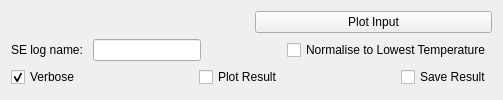
     <widget class="QWidget" name="tabElwin">
      <attribute name="title">
       <string>Elwin</string>
      </attribute>
      <layout class="QVBoxLayout" name="layoutElwin">
       <item>
        <layout class="QHBoxLayout" name="horizontalLayout_16">
         <item>
          <widget class="MantidQt::MantidWidgets::MWRunFiles" name="elwin_inputFile">
           <property name="sizePolicy">
            <sizepolicy hsizetype="Preferred" vsizetype="Fixed">
             <horstretch>0</horstretch>
             <verstretch>41</verstretch>
            </sizepolicy>
           </property>
           <property name="findRunFiles" stdset="0">
            <bool>false</bool>
           </property>
           <property name="label" stdset="0">
            <string>Input File</string>
           </property>
           <property name="multipleFiles" stdset="0">
            <bool>true</bool>
           </property>
           <property name="fileExtensions">
            <stringlist>
             <string>_red.nxs</string>
            </stringlist>
           </property>
          </widget>
         </item>
         <item>
          <widget class="QPushButton" name="elwin_pbPlotInput">
           <property name="text">
            <string>Plot Input</string>
           </property>
          </widget>
         </item>
        </layout>
       </item>
       <item>
        <layout class="QHBoxLayout" name="horizontalLayout_7">
         <item>
          <layout class="QVBoxLayout" name="elwin_properties"/>
         </item>
         <item>
          <layout class="QHBoxLayout" name="elwin_plot"/>
         </item>
        </layout>
       </item>
       <item>
        <layout class="QGridLayout" name="gridLayout">
         <item row="0" column="4">
          <widget class="QCheckBox" name="elwin_ckNormalise">
           <property name="text">
            <string>Normalise to Lowest Temperature</string>
           </property>
          </widget>
         </item>
         <item row="0" column="3">
          <spacer name="horizontalSpacer_28">
           <property name="orientation">
            <enum>Qt::Horizontal</enum>
           </property>
           <property name="sizeHint" stdset="0">
            <size>
             <width>40</width>
             <height>20</height>
            </size>
           </property>
          </spacer>
         </item>
         <item row="0" column="0">
          <widget class="QLabel" name="label_2">
           <property name="text">
            <string>SE log name: </string>
           </property>
          </widget>
         </item>
         <item row="0" column="1">
          <widget class="QLineEdit" name="leLogName">
           <property name="text">
            <string/>
           </property>
          </widget>
         </item>
         <item row="0" column="2">
          <spacer name="horizontalSpacer_29">
           <property name="orientation">
            <enum>Qt::Horizontal</enum>
           </property>
           <property name="sizeHint" stdset="0">
            <size>
             <width>40</width>
             <height>20</height>
            </size>
           </property>
          </spacer>
         </item>
        </layout>
       </item>
       <item>
        <layout class="QHBoxLayout" name="horizontalLayout_5">
         <item>
          <widget class="QCheckBox" name="elwin_ckVerbose">
           <property name="enabled">
            <bool>true</bool>
           </property>
           <property name="text">
            <string>Verbose</string>
           </property>
           <property name="checked">
            <bool>true</bool>
           </property>
          </widget>
         </item>
         <item>
          <spacer name="horizontalSpacer_8">
           <property name="orientation">
            <enum>Qt::Horizontal</enum>
           </property>
           <property name="sizeHint" stdset="0">
            <size>
             <width>40</width>
             <height>20</height>
            </size>
           </property>
          </spacer>
         </item>
         <item>
          <widget class="QCheckBox" name="elwin_ckPlot">
           <property name="text">
            <string>Plot Result</string>
           </property>
          </widget>
         </item>
         <item>
          <spacer name="horizontalSpacer_10">
           <property name="orientation">
            <enum>Qt::Horizontal</enum>
           </property>
           <property name="sizeHint" stdset="0">
            <size>
             <width>40</width>
             <height>20</height>
            </size>
           </property>
          </spacer>
         </item>
         <item>
          <widget class="QCheckBox" name="elwin_ckSave">
           <property name="text">
            <string>Save Result</string>
           </property>
          </widget>
         </item>
        </layout>
       </item>
      </layout>
     </widget>
